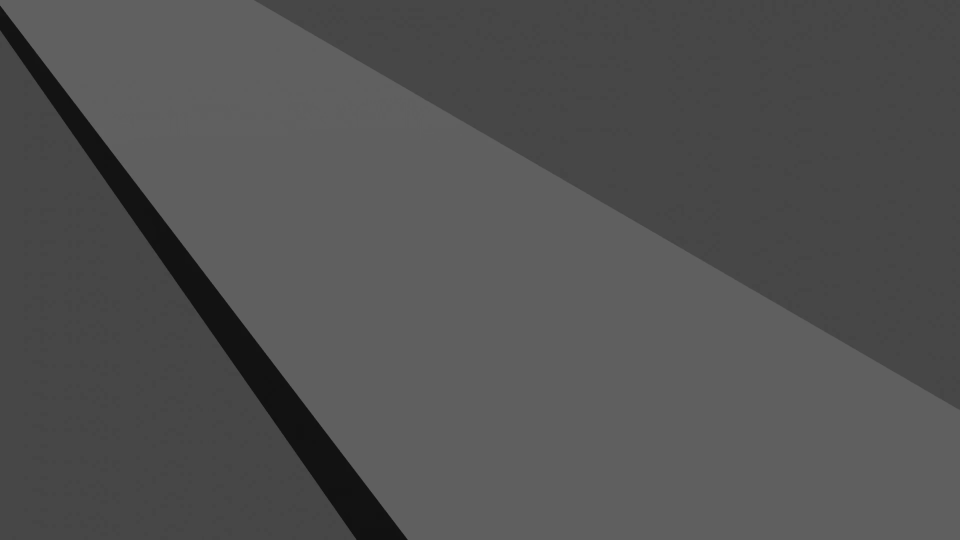
#> input picture frame 103 of 0001-1037.mkv, 1920 x 1080 px, given in place of video-dalnice.mp4, which was not available (shown at 1/2 size)
$ python speed-radar.py
#> lines starting #> are read from the running program, lines starting #| are printed output that depends on the picture; pictures that were not available may be replaced by others from this repository, and a replacement may not be noted
### tracker2.py
import cv2
import math
import time
import numpy as np
import os

limit = 80  # km/hr

traffic_record_folder_name = "TrafficRecord"

if not os.path.exists(traffic_record_folder_name):
    os.makedirs(traffic_record_folder_name)
    os.makedirs(traffic_record_folder_name+"//exceeded")


speed_record_file_location = traffic_record_folder_name + "//SpeedRecord.txt"
file = open(speed_record_file_location, "w")
file.write("ID \t SPEED\n------\t-------\n")
file.close()


class EuclideanDistTracker:
    def __init__(self):
        # Store the center positions of the objects
        self.center_points = {}

        self.id_count = 0
        # self.start = 0
        # self.stop = 0
        self.et = 0
        self.s1 = np.zeros((1, 1000))
        self.s2 = np.zeros((1, 1000))
        self.s = np.zeros((1, 1000))
        self.f = np.zeros(1000)
        self.capf = np.zeros(1000)
        self.count = 0
        self.exceeded = 0

    def update(self, objects_rect):
        objects_bbs_ids = []

        # Get center point of new object
        for rect in objects_rect:
            x, y, w, h = rect
            cx = (x + x + w) // 2
            cy = (y + y + h) // 2

            # CHECK IF OBJECT IS DETECTED ALREADY
            same_object_detected = False

            for id, pt in self.center_points.items():
                dist = math.hypot(cx - pt[0], cy - pt[1])

                if dist < 70:
                    self.center_points[id] = (cx, cy)
                    objects_bbs_ids.append([x, y, w, h, id])
                    same_object_detected = True

                    # START TIMER
                    if (y >= 410 and y <= 430):
                        self.s1[0, id] = time.time()

                    # STOP TIMER and FIND DIFFERENCE
                    if (y >= 235 and y <= 255):
                        self.s2[0, id] = time.time()
                        self.s[0, id] = self.s2[0, id] - self.s1[0, id]

                    # CAPTURE FLAG
                    if (y < 235):
                        self.f[id] = 1

            # NEW OBJECT DETECTION
            if same_object_detected is False:
                self.center_points[self.id_count] = (cx, cy)
                objects_bbs_ids.append([x, y, w, h, self.id_count])
                self.id_count += 1
                self.s[0, self.id_count] = 0
                self.s1[0, self.id_count] = 0
                self.s2[0, self.id_count] = 0

        # ASSIGN NEW ID to OBJECT
        new_center_points = {}
        for obj_bb_id in objects_bbs_ids:
            _, _, _, _, object_id = obj_bb_id
            center = self.center_points[object_id]
            new_center_points[object_id] = center

        self.center_points = new_center_points.copy()
        return objects_bbs_ids

    # SPEEED FUNCTION
    # [27 lines left out: functions getsp, capture, not called in this run]

    # SPEED_LIMIT
    def limit(self):
        return limit

    # TEXT FILE SUMMARY
    def end(self):
        file = open(speed_record_file_location, "a")
        file.write("\n-------------\n")
        file.write("-------------\n")
        file.write("SUMMARY\n")
        file.write("-------------\n")
        file.write("Total Vehicles :\t" + str(self.count) + "\n")
        file.write("Exceeded speed limit :\t" + str(self.exceeded))
        file.close()

### speed-radar.py
import cv2
from tracker2 import *
import numpy as np
end = 0

#Creater Tracker Object
tracker = EuclideanDistTracker()

#cap = cv2.VideoCapture("Resources/traffic3.mp4")
cap = cv2.VideoCapture("video-dalnice.mp4")
f = 25
w = int(1000/(f-1))


#Object Detection
object_detector = cv2.createBackgroundSubtractorMOG2(history=None,varThreshold=None)
#100,5

#KERNALS
kernalOp = np.ones((3,3),np.uint8)
kernalOp2 = np.ones((5,5),np.uint8)
kernalCl = np.ones((11,11),np.uint8)
fgbg=cv2.createBackgroundSubtractorMOG2(detectShadows=True)
kernal_e = np.ones((5,5),np.uint8)

while True:
    ret,frame = cap.read()
#> frame is the input picture: shape (1080, 1920, 3); min 9, max 107, mean 81.4
    if not ret:
        break
    frame = cv2.resize(frame, None, fx=0.5, fy=0.5)
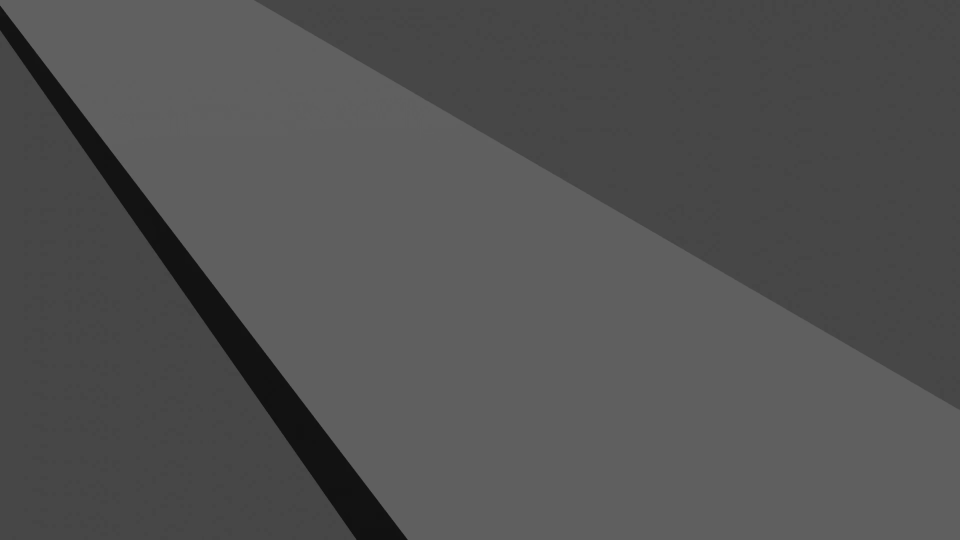
#> frame: shape (540, 960, 3); min 14, max 99, mean 81.4
    height,width,_ = frame.shape
#> height = 540; width = 960
    #print(height,width)
    #540,960


    #Extract ROI
    roi = frame[50:540,200:960]
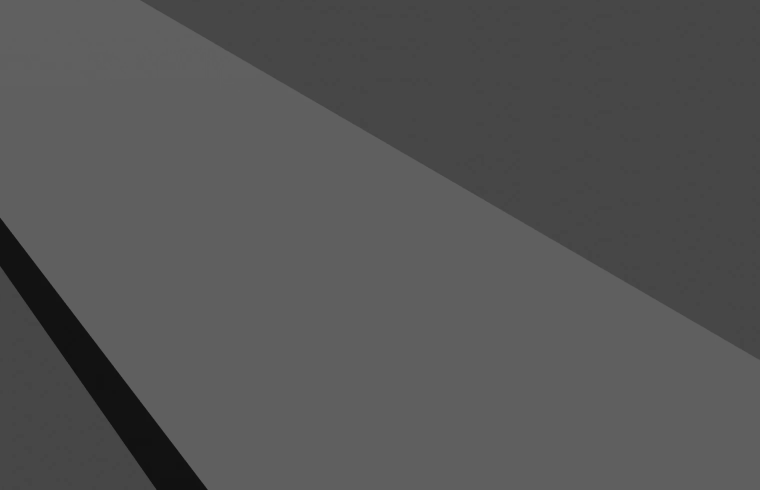
#> roi: shape (490, 760, 3); min 14, max 98, mean 84.4

    #MASKING METHOD 1
    mask = object_detector.apply(roi)
#> mask: shape (490, 760); every value is 127
    _, mask = cv2.threshold(mask, 250, 255, cv2.THRESH_BINARY)
#> mask: shape (490, 760); every value is 0

    #DIFFERENT MASKING METHOD 2 -> This is used
    fgmask = fgbg.apply(roi)
    ret, imBin = cv2.threshold(fgmask, 200, 255, cv2.THRESH_BINARY)
    mask1 = cv2.morphologyEx(imBin, cv2.MORPH_OPEN, kernalOp)
    mask2 = cv2.morphologyEx(mask1, cv2.MORPH_CLOSE, kernalCl)
    e_img = cv2.erode(mask2, kernal_e)


    contours,_ = cv2.findContours(e_img,cv2.RETR_TREE,cv2.CHAIN_APPROX_SIMPLE)
#> contours = []
    detections = []

    for cnt in contours:
        area = cv2.contourArea(cnt)
        #THRESHOLD
        if area > 1000:
            x,y,w,h = cv2.boundingRect(cnt)
            cv2.rectangle(roi,(x,y),(x+w,y+h),(0,255,0),3)
            detections.append([x,y,w,h])
#> this loop made 0 passes
#> after the loop, detections = []

    #Object Tracking
    boxes_ids = tracker.update(detections)
#> after the loop in update, `for rect in objects_rect:`: self.center_points = 0 items; self.f = 1000 values from 0 to 0; self.id_count = 0
#> after the loop in update, `for obj_bb_id in objects_bbs_ids:`: new_center_points = 0 items
#> boxes_ids = []
    for box_id in boxes_ids:
        x,y,w,h,id = box_id


        if(tracker.getsp(id)<tracker.limit()):
            cv2.putText(roi,str(id)+" "+str(tracker.getsp(id)),(x,y-15), cv2.FONT_HERSHEY_PLAIN,1,(255,255,0),2)
            cv2.rectangle(roi, (x, y), (x + w, y + h), (0, 255, 0), 3)
        else:
            cv2.putText(roi,str(id)+ " "+str(tracker.getsp(id)),(x, y-15),cv2.FONT_HERSHEY_PLAIN, 1,(0, 0, 255),2)
            cv2.rectangle(roi, (x, y), (x + w, y + h), (0, 165, 255), 3)

        s = tracker.getsp(id)
        if (tracker.f[id] == 1 and s != 0):
            tracker.capture(roi, x, y, h, w, s, id)

    # DRAW LINES

    cv2.line(roi, (0, 410), (960, 410), (0, 0, 255), 2)
    cv2.line(roi, (0, 430), (960, 430), (0, 0, 255), 2)

    cv2.line(roi, (0, 235), (960, 235), (0, 0, 255), 2)
    cv2.line(roi, (0, 255), (960, 255), (0, 0, 255), 2)
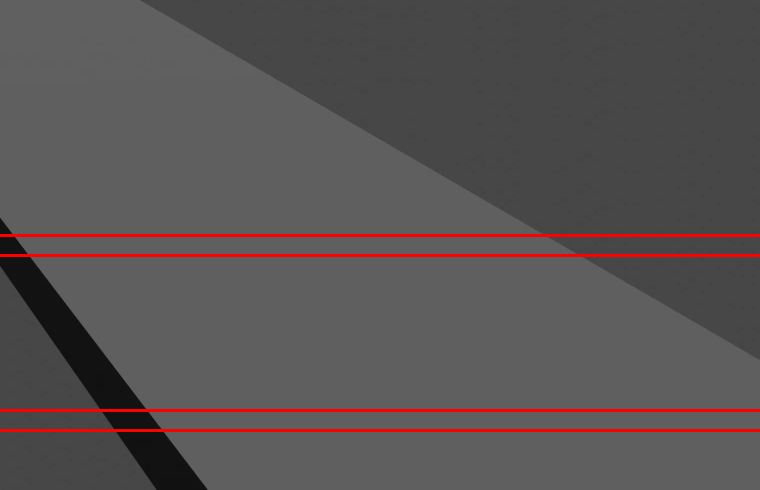
#> roi: shape (490, 760, 3); mean B, G, R 82.3, 82.3, 88.6


    #DISPLAY
    #cv2.imshow("Mask",mask2)
    #cv2.imshow("Erode", e_img)
    cv2.imshow("ROI", roi)

    key = cv2.waitKey(w-10)
#> (key Esc is pressed here)
    if key==27:
        tracker.end()
        end=1
        break

if(end!=1):
    tracker.end()

cap.release()
cv2.destroyAllWindows()
